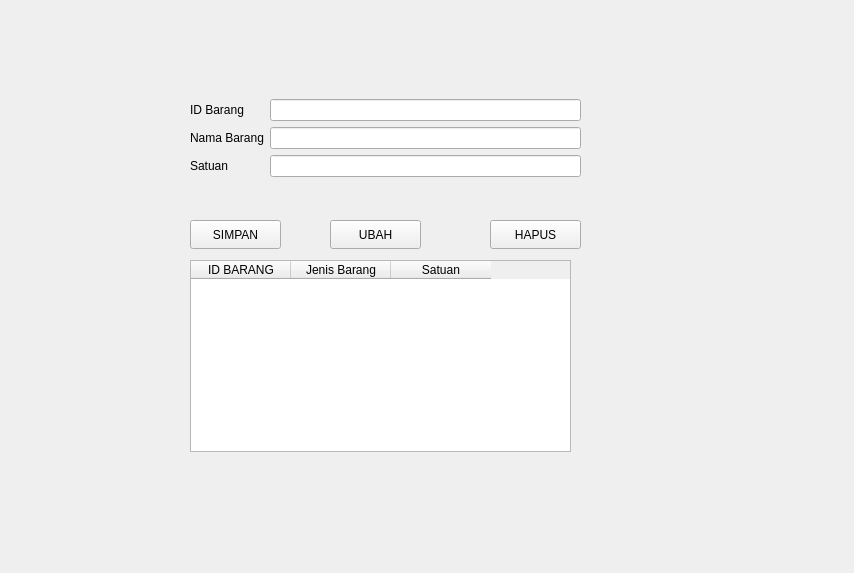
<?xml version="1.0" encoding="UTF-8"?>
<ui version="4.0">
 <class>Form</class>
 <widget class="QWidget" name="Form">
  <property name="geometry">
   <rect>
    <x>0</x>
    <y>0</y>
    <width>854</width>
    <height>573</height>
   </rect>
  </property>
  <property name="windowTitle">
   <string>Form</string>
  </property>
  <widget class="QWidget" name="formLayoutWidget">
   <property name="geometry">
    <rect>
     <x>190</x>
     <y>99</y>
     <width>391</width>
     <height>121</height>
    </rect>
   </property>
   <layout class="QFormLayout" name="formLayout">
    <item row="0" column="0">
     <widget class="QLabel" name="jenisBarangLabel">
      <property name="text">
       <string>ID Barang</string>
      </property>
     </widget>
    </item>
    <item row="0" column="1">
     <widget class="QLineEdit" name="editJenis"/>
    </item>
    <item row="1" column="0">
     <widget class="QLabel" name="namaBarangLabel">
      <property name="text">
       <string>Nama Barang</string>
      </property>
     </widget>
    </item>
    <item row="1" column="1">
     <widget class="QLineEdit" name="editNamaBarang"/>
    </item>
    <item row="2" column="0">
     <widget class="QLabel" name="satuanLabel">
      <property name="text">
       <string>Satuan</string>
      </property>
     </widget>
    </item>
    <item row="2" column="1">
     <widget class="QLineEdit" name="editSatuan"/>
    </item>
   </layout>
  </widget>
  <widget class="QPushButton" name="btnSimpan">
   <property name="geometry">
    <rect>
     <x>190</x>
     <y>220</y>
     <width>91</width>
     <height>29</height>
    </rect>
   </property>
   <property name="text">
    <string>SIMPAN</string>
   </property>
  </widget>
  <widget class="QPushButton" name="btnUbah">
   <property name="geometry">
    <rect>
     <x>330</x>
     <y>220</y>
     <width>91</width>
     <height>29</height>
    </rect>
   </property>
   <property name="text">
    <string>UBAH</string>
   </property>
  </widget>
  <widget class="QPushButton" name="btnHapus">
   <property name="geometry">
    <rect>
     <x>490</x>
     <y>220</y>
     <width>91</width>
     <height>29</height>
    </rect>
   </property>
   <property name="text">
    <string>HAPUS</string>
   </property>
  </widget>
  <widget class="QTableWidget" name="tabelJenisBarang">
   <property name="geometry">
    <rect>
     <x>190</x>
     <y>260</y>
     <width>381</width>
     <height>192</height>
    </rect>
   </property>
   <column>
    <property name="text">
     <string>ID BARANG</string>
    </property>
   </column>
   <column>
    <property name="text">
     <string>Jenis Barang</string>
    </property>
   </column>
   <column>
    <property name="text">
     <string>Satuan</string>
    </property>
   </column>
  </widget>
 </widget>
 <resources/>
 <connections/>
</ui>
